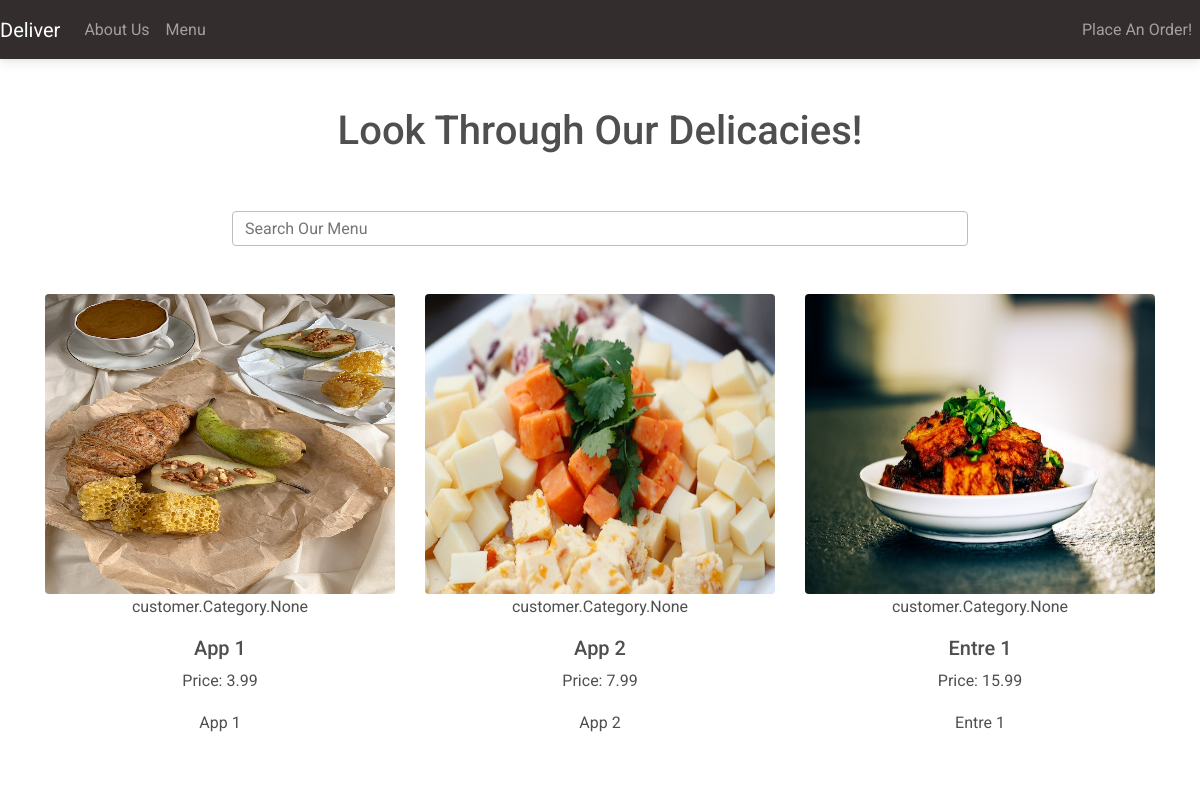
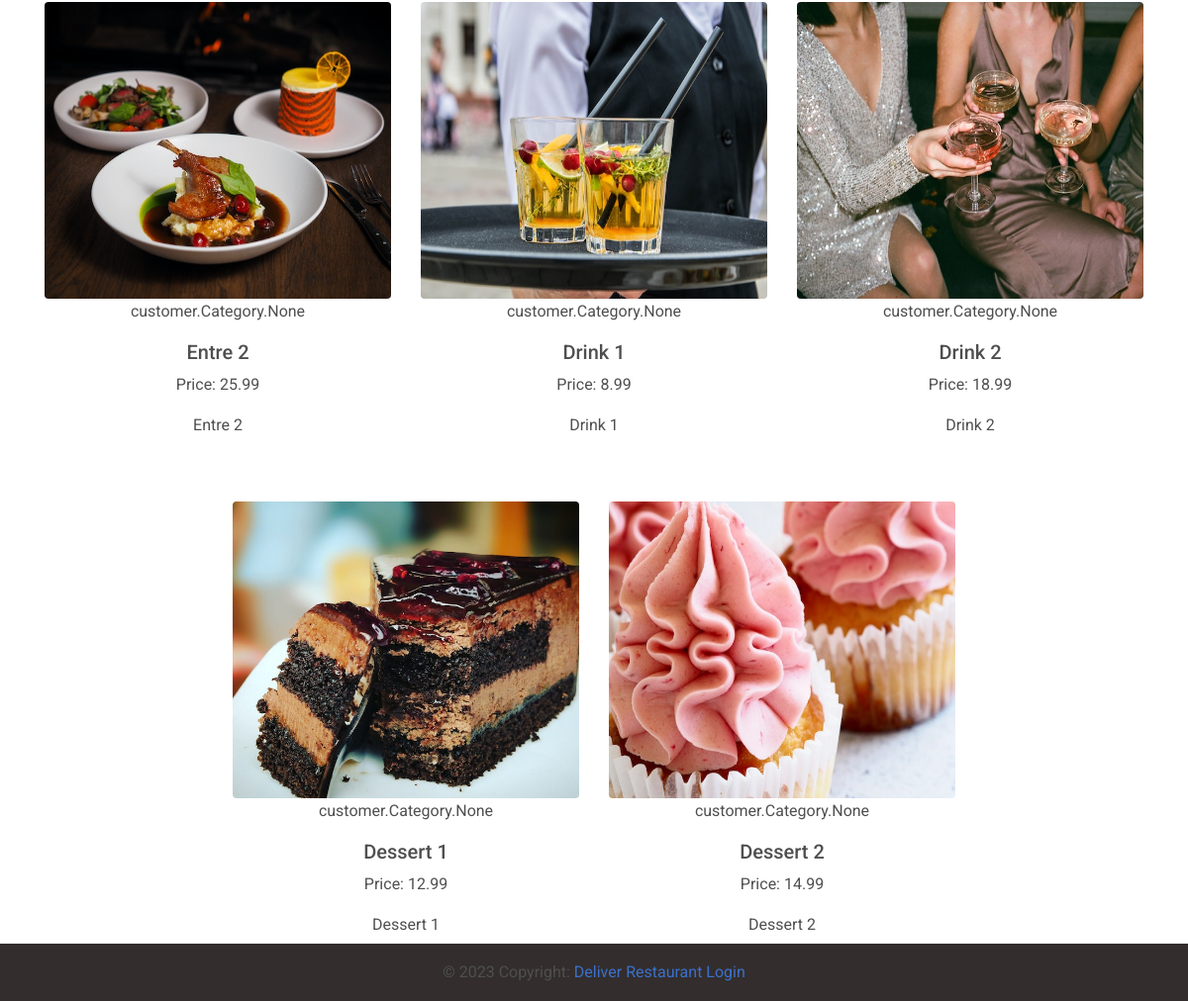
The app's page /menu/ with its own data (2 pictures, top to bottom).
### customer/models.py (models this page shows, shortened)
class MenuItem(models.Model):
    name = models.CharField(max_length=100)
    description = models.TextField()
    image = models.ImageField(upload_to='menu_images/')
    price = models.DecimalField(max_digits=5, decimal_places=2)
    category = models.ManyToManyField('Category', related_name='item')

### customer/views.py (the view)
# urls.py: path('menu/', Menu.as_view(), name='menu'),
class Menu(View):
    def get(self, request, *args, **kwargs):
        menu_items = MenuItem.objects.all()
        context = {
            'menu_items': menu_items
        }
        return render(request, 'customer/menu.html', context)

### customer/templates/customer/menu.html
{% extends 'customer/base.html' %}
{% block content %}
<div class='container'>
    <div class='row justify-content-center mt-5'>
        <div class='col-md-6 col-sm-12 text-center'>
            <h1>Look Through Our Delicacies!</h1>
        </div>
    </div>
    <div class='row justify-content-center my-5'>
        <div class='col-md-8 col-sm-12 text-center'>
            <form method='GET' action="{% url 'menu-search' %}">
                <div class='md-form mt-0 active-cyan-2'>
                    <input class='form-control' name='q' type='text' placeholder='Search Our Menu' aria-label='Search' value='{{ request.GET.q }}'>
                </div>
            </form>
        </div>
    </div>
    <div class='row justify-content-center'>
        {% for item in menu_items %}
            <div class='col-md-4 col-sm-12 text-center mb-5'>
                <img class='rounded' src='{{ item.image.url }}' width='350' height='300'>
                <p>{{item.category}}</p>
                <h5 class='mt-3'>{{ item.name }}</h5>
                <p>Price: {{ item.price }}</p>
                <p>{{ item.description }}</p>
            </div>
        {% endfor %}
    </div>
</div>
{% endblock content %}

### records on screen
MenuItem: image (picture), category "customer.Category.None", name "App 1", price "3.99", description "App 1"
MenuItem: image (picture), category "customer.Category.None", name "App 2", price "7.99", description "App 2"
MenuItem: image (picture), category "customer.Category.None", name "Entre 1", price "15.99", description "Entre 1"
MenuItem: image (picture), category "customer.Category.None", name "Entre 2", price "25.99", description "Entre 2"
MenuItem: image (picture), category "customer.Category.None", name "Drink 1", price "8.99", description "Drink 1"
MenuItem: image (picture), category "customer.Category.None", name "Drink 2", price "18.99", description "Drink 2"
MenuItem: image (picture), category "customer.Category.None", name "Dessert 1", price "12.99", description "Dessert 1"
MenuItem: image (picture), category "customer.Category.None", name "Dessert 2", price "14.99", description "Dessert 2"
